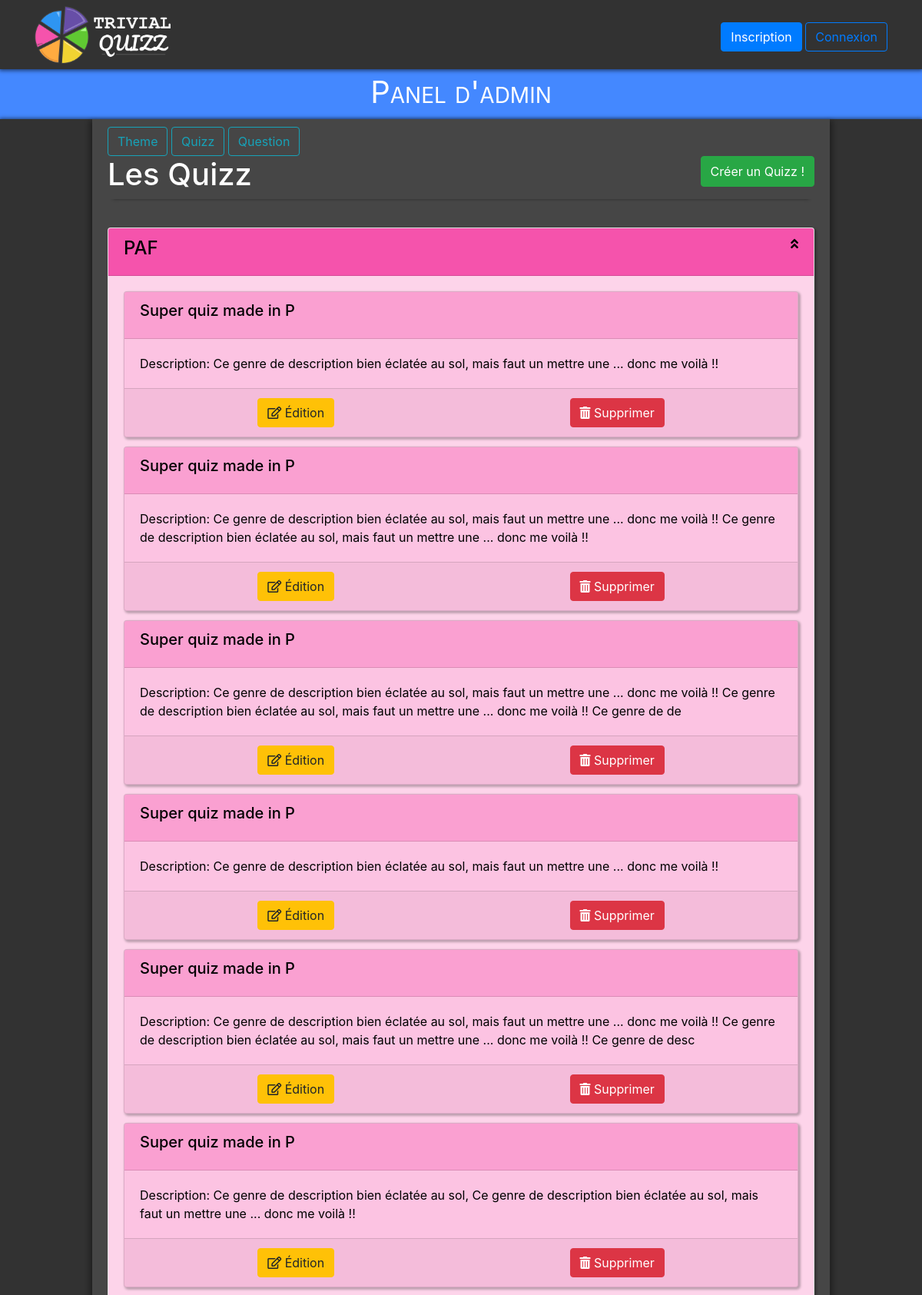
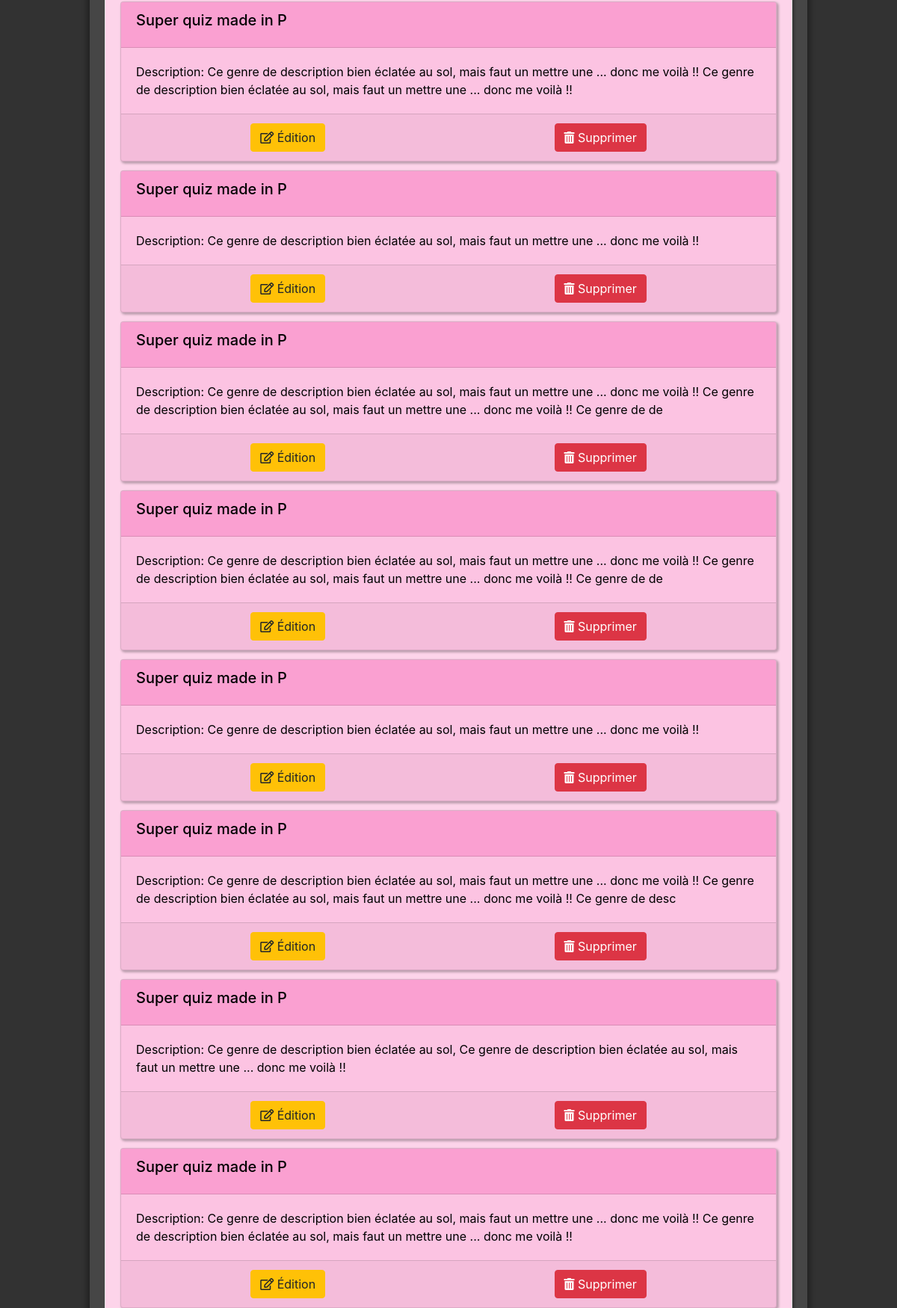
/admin/quizz.php (upper part), run on the app's committed database (2 pictures, top to bottom).
### tables this page shows
CREATE TABLE quiz
(
  qui_id INTEGER NOT NULL PRIMARY KEY AUTO_INCREMENT,
  qui_nom VARCHAR(20) NOT NULL,
  qui_desc VARCHAR(200) NOT NULL,
  th_id INTEGER NOT NULL,
  FOREIGN KEY (th_id) REFERENCES theme(th_id)
);

CREATE TABLE theme
(
  th_id INTEGER NOT NULL PRIMARY KEY AUTO_INCREMENT,
  th_nom VARCHAR(50) NOT NULL,
  th_couleur VARCHAR(7) NOT NULL,
  th_description VARCHAR(500),
  th_is_principal BIT(1)
);

### include/functions.php (called while the page is built, shortened)
<?php
  function tryQueryBDD($bdd, $sql)
  {
    try {
      $request = $bdd -> query($sql);
      $result = $request -> fetchAll();
      if(empty($result)) {
        return null;
      }
      else {
        return $result;
      }
    } catch (\Exception $e) {
      return null;
    }
  }
  function loadQuizzFromSQLResult($result)
  {
    $_QUIZZ["id"] = $result["qui_id"];
    $_QUIZZ["nom"] = $result["qui_nom"];
    $_QUIZZ["desc"] = $result["qui_desc"];
    $_QUIZZ["id_theme"] = $result["th_id"];
    return $_QUIZZ;
  }
  function loadThemeFromSQLResult($result)
  {
    $_THEME["id"] = $result["th_id"];
    $_THEME["nom"] = $result["th_nom"];
    $_THEME["desc"] = $result["th_description"];
    $_THEME["couleur"] = $result["th_couleur"];
    $_THEME["is_Principal"] = $result["th_is_principal"];
    return $_THEME;
  }
  function tabFormat($data, $fonction){
    for($i = 0; $i<count($data); $i++)
    {
      $temp = $fonction($data[$i]);
      $id = $temp["id"];
      $_DATA["$id"] = $temp;
    }
    return $_DATA;
  }
        function getAllThemesInfos($bdd)
        {
          $data = tryQueryBDD($bdd, "SELECT * FROM theme");
          return tabFormat($data, "loadThemeFromSQLResult");
        }
        function getAllQuizzesInfos($bdd)
        {
          $data = tryQueryBDD($bdd, "SELECT * FROM quiz ORDER BY th_id");
          return tabFormat($data, "loadQuizzFromSQLResult");
        }
?>

### admin/quizz.php (the view, shortened to what this page needs)
<?php
  require_once "../include/liaisonbdd.php";
  require_once "../include/functions.php";
  $_THEMES = getAllThemesInfos($bdd);
  $_QUIZZES = getAllQuizzesInfos($bdd);
  $messagePasDeQuizz = "Il n'y a encore aucun Quiz de créé. Appuyez sur le bouton ajouter pour remédier à ce grave problème ! :)";
?>
<!doctype html>
<html lang="fr">
<head>
  <link rel="stylesheet" href="../css/cards.css" />
  <link rel="stylesheet" href="../css/modal.css" />
</head>
<body>
  <?php require_once "../include/navbar.php"?>
  <div class="bandeau-principal fond-bleu">
    Panel d'admin
  </div>
  <div class="cadre-global">
    <div class="cadre-central">
      <?php include "include/admin-navbar.php"?>
      <div>
        <div class="titre1">
          <h1>Les Quizz</h1>
          <button id="boutonCreerQuizz" type="button" class="btn btn-success button-open-modal" data-toggle="modal" data-target="#modalCreationQuizz">
            Créer un Quizz !
          </button>
        </div>
        <div id="containerListQuizz">
          <?php
            if ($_QUIZZES == null)
            {
              echo $messagePasDeQuizz;
            }
            else
            {
              $id_previousTheme = -1;
              foreach ($_QUIZZES as $_QUIZZ)
              {
                if($_QUIZZ['id_theme'] != $id_previousTheme){
                  $id_previousTheme = $_QUIZZ['id_theme'];
                  ?>
                    <div class="card">
                      <?php $color = $_THEMES["$id_previousTheme"]["couleur"]; ?>
                      <div onclick="collapseOrShow(<?= $id_previousTheme ?>)" class="d-flex justify-content-between card-header" style="background-color: <?= $color ?>;">
                        <h4><?= $_THEMES["$id_previousTheme"]["nom"] ?></h4>
                        <i id="cardQuizzSymbolN<?= $id_previousTheme ?>" class="fas fa-angle-double-up"></i>
                      </div>
                      <div id="cardQuizzOfThemeN<?= $id_previousTheme ?>" class="card-body" style="background: <?= $color?>40;">
                        <div class="card-columns-sm card-columns">
                  <?php
                }
                ?>
                <div class="card" id="quizzN<?= $_QUIZZ["id"] ?>" style="background-color: <?= $color ?>20">
                  <div class="card-header" style="background-color: <?= $color ?>50">
                    <div class="card-title">
                      <h5><?= $_QUIZZ["nom"] ?></h5>
                    </div>
                  </div>
                  <div class="card-body">
                    <div>Description: <?= $_QUIZZ["desc"] ?></div>
                  </div>
                  <div class="card-footer d-flex justify-content-around">
                    <a href="quizz-edit.php?id=<?= $_QUIZZ["id"] ?>">
                      <button type="button" class="btn btn-warning">
                        <i class="far fa-edit"></i>
                        Édition
                      </button>
                    </a>
                    <button id="suppressionQuizzN<?= $_QUIZZ["id"] ?>" type="button" class="btn btn-danger">
                      <i class="fas fa-trash-alt" style="color: #ffffff;"></i>
                      Supprimer
                    </button>
                  </div>
                </div>
              <?php
              }
            }
          ?>
        </div>
      </div>
    </div>
  </div>
</body>
</html>

### css/style-base.css (style rules this page uses)
:root { --navbar-height: 90px; }
.bandeau-principal { height: 65px; text-align: center; justify-content: center; align-items: center; font-size: 40px; font-variant: small-caps; }
.fond-bleu { background-color: #48f; color: white; }
html { margin-top: var(--navbar-height); }
.cadre-global { box-shadow: 0px 0px 5px 1px rgba(0, 0, 0, .55); display: flex; width: auto; justify-content: center; background-color: rgb(50,50,50); min-height: calc(100vh - 1.7*var(--navbar-height)); }
body { background-color: rgb(50,50,50) !important; }
.cadre-central { box-shadow: 2px 5px 6px 3px rgba(0, 0, 0, .2), -2px 5px 6px 3px rgba(0, 0, 0, .2); width: 70%; height: 100%; padding: 10px 20px 15px 20px; background-color: rgb(70,70,70); color: white; min-height: calc(100vh - 1.7*var(--navbar-height)); }
.titre1, .titre2 { display: flex; flex-flow: row nowrap; justify-content: space-between; }
.titre1 { font-size: 2.5rem; box-shadow: 0px 7px 4px -7px rgba(0,0,0,.4); margin-bottom: 4%; }
.button-open-modal { height: 2.5em; }
a { text-decoration: none !important; }
@media (min-width: 768px) and (max-width: 1200px) { .cadre-central { width: 80% !important; } }
@media (min-width: 768px) and (max-width: 1200px) { .titre1 { font-size: 2rem; } }

### css/cards.css (style rules this page uses)
.card-columns { width: 100% !important; }
.card-columns-sm { column-count: 2 !important; }
@media (max-width: 1400px) { .card-columns { column-count: 1 !important; } }
.card { min-width: 100%; margin-bottom: 25px; box-shadow: 2px 2px 3px 1px rgba(0, 0, 0, .25); color: black !important; }
@media (min-width: 1001px) and (max-width: 1400px) { .card-columns { column-count: 2; } }

### data on the page
quiz: th.th_nom "PAF", qui_nom "Super quiz made in P", qui_desc "Ce genre de description bien éclatée au sol, mais faut un mettre une ... donc me voilà !!"
quiz: qui_nom "Super quiz made in P", qui_desc "Ce genre de description bien éclatée au sol, mais faut un mettre une ... donc me voilà !! Ce genre de description bien éclatée au sol, mais faut un mettre une ... donc me voilà !!"
quiz: qui_nom "Super quiz made in P", qui_desc "Ce genre de description bien éclatée au sol, mais faut un mettre une ... donc me voilà !! Ce genre de description bien éclatée au sol, mais faut un mettre une ... donc me voilà !! Ce genre de de"
quiz: qui_nom "Super quiz made in P", qui_desc "Ce genre de description bien éclatée au sol, mais faut un mettre une ... donc me voilà !!"
quiz: qui_nom "Super quiz made in P", qui_desc "Ce genre de description bien éclatée au sol, mais faut un mettre une ... donc me voilà !! Ce genre de description bien éclatée au sol, mais faut un mettre une ... donc me voilà !! Ce genre de desc"
quiz: qui_nom "Super quiz made in P", qui_desc "Ce genre de description bien éclatée au sol, Ce genre de description bien éclatée au sol, mais faut un mettre une ... donc me voilà !!"
quiz: qui_nom "Super quiz made in P", qui_desc "Ce genre de description bien éclatée au sol, mais faut un mettre une ... donc me voilà !! Ce genre de description bien éclatée au sol, mais faut un mettre une ... donc me voilà !!"
quiz: qui_nom "Super quiz made in P", qui_desc "Ce genre de description bien éclatée au sol, mais faut un mettre une ... donc me voilà !!"
quiz: qui_nom "Super quiz made in P", qui_desc "Ce genre de description bien éclatée au sol, mais faut un mettre une ... donc me voilà !! Ce genre de description bien éclatée au sol, mais faut un mettre une ... donc me voilà !! Ce genre de de"
quiz: qui_nom "Super quiz made in P", qui_desc "Ce genre de description bien éclatée au sol, mais faut un mettre une ... donc me voilà !!"
quiz: qui_nom "Super quiz made in P", qui_desc "Ce genre de description bien éclatée au sol, mais faut un mettre une ... donc me voilà !! Ce genre de description bien éclatée au sol, mais faut un mettre une ... donc me voilà !! Ce genre de desc"
quiz: qui_nom "Super quiz made in P", qui_desc "Ce genre de description bien éclatée au sol, Ce genre de description bien éclatée au sol, mais faut un mettre une ... donc me voilà !!"
quiz: qui_nom "Super quiz made in P", qui_desc "Ce genre de description bien éclatée au sol, mais faut un mettre une ... donc me voilà !! Ce genre de description bien éclatée au sol, mais faut un mettre une ... donc me voilà !!"

### other printed values
$_QUIZZ["nom"] "Super quiz made in P"
$_QUIZZ["desc"] "Ce genre de description bien éclatée au sol, mais faut un mettre une ... donc me voilà !! Ce genre de description bien éclatée au sol, mais faut un mettre une ... donc me voilà !! Ce genre de de"
